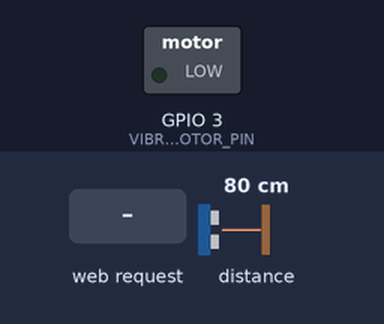
The sketch below on a simulated ESP32. Parts: switched loads named in the sketch (green lamp = pin HIGH). The inputs (shaded band) are chosen by the test bench; at power-on: distance to the obstacle 80 cm. What the sketch prints to the serial monitor is not drawn.

Above: at 1.2 s.
1.3 s: HTTP request GET /setMotor?state=1 received
2.8 s: HTTP request GET /setThreshold?threshold=1 received
4.3 s: HTTP request GET /setMotor?state=0 received
Timing chart, 0 to 7.3 s (numbered marks = the images above; inputs shaded):
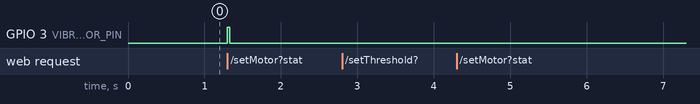

The sketch:

web.ino
```cpp
#include <Wire.h>
#include <VL53L0X.h>
#include <WiFi.h>
#include <WebServer.h>

VL53L0X sensor;


#define SDA_PIN 8
#define SCL_PIN 9
#define VIBRATION_MOTOR_PIN 3

// Thông tin mạng Wi-Fi riêng (Access Point)
const char* apSSID = "Vibration_Control";
const char* apPassword = "12345678";

IPAddress local_IP(192, 168, 4, 1);
IPAddress gateway(192, 168, 4, 1);
IPAddress subnet(255, 255, 255, 0);
WebServer server(80);
int distanceThreshold = 200;
bool motorState = false;

// Khai báo hàm trước khi gọi
void handleSetThreshold();
void handleSetMotor();

void setup() {
  Serial.begin(115200);


  WiFi.softAP(apSSID, apPassword);
  Serial.println("Mạng Wi-Fi riêng đã được tạo!");
  Serial.print("IP Address: ");
  Serial.println(WiFi.softAPIP());

  Wire.begin(SDA_PIN, SCL_PIN);
  if (!sensor.init()) {
    Serial.println("Không thể khởi tạo cảm biến VL53L0X!");
    while (1);
  }
  sensor.setTimeout(500);
  sensor.startContinuous();

  pinMode(VIBRATION_MOTOR_PIN, OUTPUT);
  digitalWrite(VIBRATION_MOTOR_PIN, LOW);


  server.on("/", HTTP_GET, handleRoot);
  server.on("/setThreshold", HTTP_GET, handleSetThreshold);
  server.on("/setMotor", HTTP_GET, handleSetMotor);
  server.begin();
  Serial.println("Web server đã khởi chạy!");
}

void loop() {
  server.handleClient();

  int distance = sensor.readRangeContinuousMillimeters();
  if (sensor.timeoutOccurred()) {
    Serial.println("Timeout!");
    return;
  }


  if (distance > 0 && distance <= distanceThreshold) {
    digitalWrite(VIBRATION_MOTOR_PIN, HIGH);
    motorState = true;
  } else {
    digitalWrite(VIBRATION_MOTOR_PIN, LOW);
    motorState = false;
  }
}


void handleRoot() {
  String html = R"rawliteral(
<!DOCTYPE html>
<html lang="vi">
<head>
  <meta charset="UTF-8">
  <meta name="viewport" content="width=device-width, initial-scale=1.0">
  <title>Điều Khiển Động Cơ Rung</title>
  <style>
    /* RESET */
    * {
      margin: 0;
      padding: 0;
      box-sizing: border-box;
    }

    /* BODY */
    body {
      font-family: 'Arial', sans-serif;
      background: linear-gradient(to right, #222E50, #A1B5D8);
      color: #333;
      display: flex;
      justify-content: center;
      align-items: center;
      flex-direction: column;
      min-height: 100vh;
      padding: 20px;
      animation: backgroundSlide 5s infinite alternate ease-in-out;
    }

    /* HEADER */
    h1 {
      background: #222E50;
      color: #A1B5D8;
      padding: 15px;
      text-align: center;
      margin: 0;
      border-radius: 8px 8px 0 0;
      font-size: 24px;
      letter-spacing: 2px;
      text-transform: uppercase;
      box-shadow: 0px 5px 15px rgba(0, 0, 0, 0.2);
      animation: fadeInDown 1.2s ease-in-out;
    }

    /* CONTAINER */
    .container {
      max-width: 600px;
      width: 100%;
      background: #ffffff;
      border-radius: 8px;
      box-shadow: 0px 5px 15px rgba(0, 0, 0, 0.2);
      overflow: hidden;
      animation: fadeInUp 1.2s ease-in-out;
    }

    .container p {
      font-size: 18px;
      padding: 10px;
      text-align: center;
      font-weight: bold;
    }

    .status {
      font-weight: bold;
      color: #4CAF50;
      display: inline-block;
      animation: pulse 1.5s infinite;
    }

    /* FORM */
    form {
      padding: 15px 20px;
    }

    label {
      display: block;
      margin-bottom: 10px;
      font-weight: bold;
      font-size: 16px;
    }

    input,
    select,
    button {
      width: 100%;
      padding: 12px;
      margin-bottom: 15px;
      border: 1px solid #ddd;
      border-radius: 5px;
      font-size: 16px;
      transition: all 0.3s ease;
    }

    input:focus,
    select:focus {
      border-color: #222E50;
      outline: none;
      box-shadow: 0 0 5px rgba(34, 46, 80, 0.5);
    }

    /* BUTTON */
    button {
      background-color: #222E50;
      color: #ffffff;
      border: none;
      cursor: pointer;
      font-weight: bold;
      text-transform: uppercase;
      letter-spacing: 1px;
      transition: background 0.3s ease, transform 0.2s ease;
    }

    button:hover {
      background-color: #A1B5D8;
      transform: scale(1.05);
    }

    button:active {
      transform: scale(1);
    }

    /* FOOTER */
    .footer {
      margin-top: 20px;
      text-align: center;
      color: #fff;
      font-size: 14px;
      animation: fadeIn 2s ease-in-out;
    }

    .footer span {
      font-weight: bold;
      animation: textGlow 1.5s infinite alternate;
    }

    /* MEDIA QUERY (RESPONSIVE) */
    @media screen and (max-width: 768px) {
      body {
        padding: 10px;
      }

      h1 {
        font-size: 20px;
      }

      p {
        font-size: 16px;
      }

      input,
      select,
      button {
        font-size: 14px;
      }
    }

    /* ANIMATIONS */
    @keyframes fadeInUp {
      from {
        opacity: 0;
        transform: translateY(30px);
      }
      to {
        opacity: 1;
        transform: translateY(0);
      }
    }

    @keyframes fadeInDown {
      from {
        opacity: 0;
        transform: translateY(-30px);
      }
      to {
        opacity: 1;
        transform: translateY(0);
      }
    }

    @keyframes backgroundSlide {
      from {
        background: linear-gradient(to right, #222E50, #A1B5D8);
      }
      to {
        background: linear-gradient(to left, #222E50, #6B9AC4);
      }
    }

    @keyframes textGlow {
      from {
        text-shadow: 0 0 10px #fff, 0 0 20px #4CAF50, 0 0 30px #81C784;
      }
      to {
        text-shadow: 0 0 5px #fff, 0 0 15px #81C784, 0 0 25px #4CAF50;
      }
    }

    @keyframes pulse {
      0%, 100% {
        color: #4CAF50;
      }
      50% {
        color: #81C784;
      }
    }
  </style>
</head>
<body>
  <div class="container">
    <h1>Điều Khiển Khoảng Cách</h1>
    <div class="content">
        <p>Khoảng cách ngưỡng hiện tại: <span class="status">)rawliteral" + String(distanceThreshold) + R"rawliteral( mm</span></p>
      <form action="/setThreshold">
        <label for="threshold">Nhập khoảng cách ngưỡng (mm):</label>
        <input type="number" id="threshold" name="threshold" value=")rawliteral" + String(distanceThreshold) + R"rawliteral(" required>
        <button type="submit">Cập nhật</button>
      </form>
      <p>Trạng thái động cơ: <span class="status">)rawliteral" + String(motorState ? "BẬT" : "TẮT") + R"rawliteral(</span></p>
      <form action="/setMotor">
        <label for="state">Bật/Tắt động cơ:</label>
        <select id="state" name="state">
          <option value="1">Bật</option>
          <option value="0">Tắt</option>
        </select>
        <button type="submit">Gửi</button>
      </form>
    </div>
  </div>
  <div class="footer">
    <p>Thiết kế bởi <span>Nguyễn Thế Hoàng</span> | Liên hệ: facebook <a href="https://facebook.com/bomaytenhoang" style="color: #81C784; text-decoration: none;">nguyenhoang121315@gmail.com</a></p>
  </div>
</body>
</html>

)rawliteral";

  server.send(200, "text/html", html);
}


void handleSetThreshold() {
  if (server.hasArg("threshold")) {
    distanceThreshold = server.arg("threshold").toInt();
    Serial.println("Cập nhật khoảng cách ngưỡng: " + String(distanceThreshold) + " mm");
  }
  server.sendHeader("Location", "/");
  server.send(303);
}


void handleSetMotor() {
  if (server.hasArg("state")) {
    bool newState = server.arg("state").toInt();
    digitalWrite(VIBRATION_MOTOR_PIN, newState ? HIGH : LOW);
    motorState = newState;
    Serial.println("Trạng thái động cơ: " + String(motorState ? "BẬT" : "TẮT"));
  }
  server.sendHeader("Location", "/");
  server.send(303);
}
```

Measured:
- after the input at 1.3 s, GPIO 3 (VIBRATION_MOTOR_PIN): LOW → HIGH at once, → LOW 0.03 s later
- after the input at 2.8 s, every drawn part: stays the same
- after the input at 4.3 s, every drawn part: stays the same
